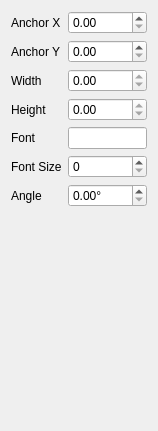
         <widget class="QWidget" name="scrollAreaWidgetContents_10">
          <property name="geometry">
           <rect>
            <x>0</x>
            <y>0</y>
            <width>158</width>
            <height>431</height>
           </rect>
          </property>
          <layout class="QVBoxLayout" name="verticalLayout_21">
           <item>
            <layout class="QFormLayout" name="formLayout_10">
             <property name="rowWrapPolicy">
              <enum>QFormLayout::RowWrapPolicy::WrapLongRows</enum>
             </property>
             <item row="0" column="0">
              <widget class="QLabel" name="text_anchorXLabel">
               <property name="text">
                <string>Anchor X</string>
               </property>
              </widget>
             </item>
             <item row="0" column="1">
              <widget class="QDoubleSpinBox" name="text_anchorX"/>
             </item>
             <item row="1" column="0">
              <widget class="QLabel" name="text_anchorYLabel">
               <property name="text">
                <string>Anchor Y</string>
               </property>
              </widget>
             </item>
             <item row="1" column="1">
              <widget class="QDoubleSpinBox" name="text_anchorY"/>
             </item>
             <item row="2" column="0">
              <widget class="QLabel" name="text_widthLabel">
               <property name="text">
                <string>Width</string>
               </property>
              </widget>
             </item>
             <item row="2" column="1">
              <widget class="QDoubleSpinBox" name="text_width">
               <property name="readOnly">
                <bool>true</bool>
               </property>
              </widget>
             </item>
             <item row="3" column="0">
              <widget class="QLabel" name="text_heightLabel">
               <property name="text">
                <string>Height</string>
               </property>
              </widget>
             </item>
             <item row="3" column="1">
              <widget class="QDoubleSpinBox" name="text_height">
               <property name="readOnly">
                <bool>true</bool>
               </property>
              </widget>
             </item>
             <item row="5" column="0">
              <widget class="QLabel" name="text_fontSizeLabel">
               <property name="text">
                <string>Font Size</string>
               </property>
              </widget>
             </item>
             <item row="5" column="1">
              <widget class="QSpinBox" name="text_fontSize"/>
             </item>
             <item row="6" column="0">
              <widget class="QLabel" name="text_angleLabel">
               <property name="text">
                <string>Angle</string>
               </property>
              </widget>
             </item>
             <item row="6" column="1">
              <widget class="QDoubleSpinBox" name="text_angle">
               <property name="suffix">
                <string>°</string>
               </property>
              </widget>
             </item>
             <item row="4" column="0">
              <widget class="QLabel" name="text_fontLabel">
               <property name="text">
                <string>Font</string>
               </property>
              </widget>
             </item>
             <item row="4" column="1">
              <widget class="QLineEdit" name="text_font"/>
             </item>
            </layout>
           </item>
          </layout>
         </widget>
